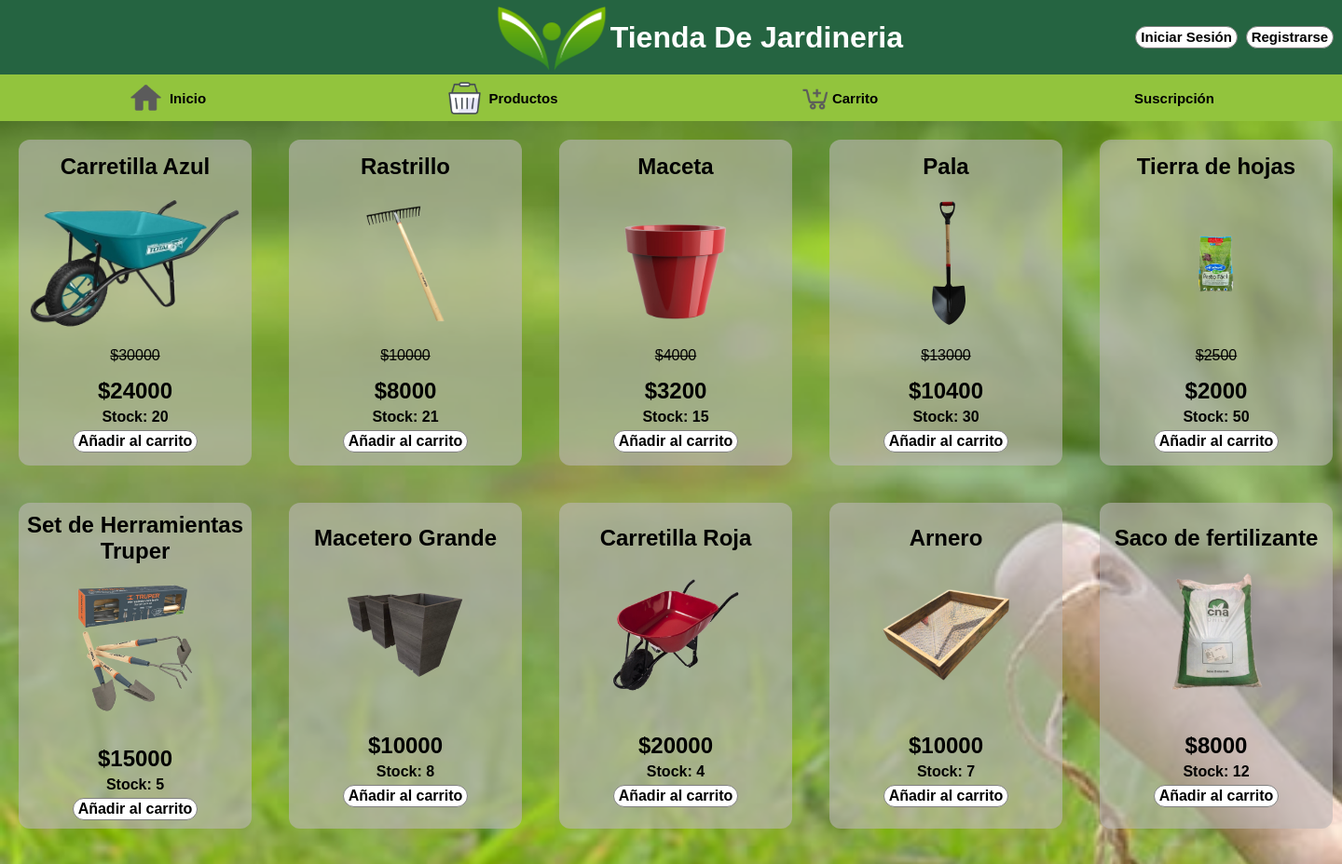
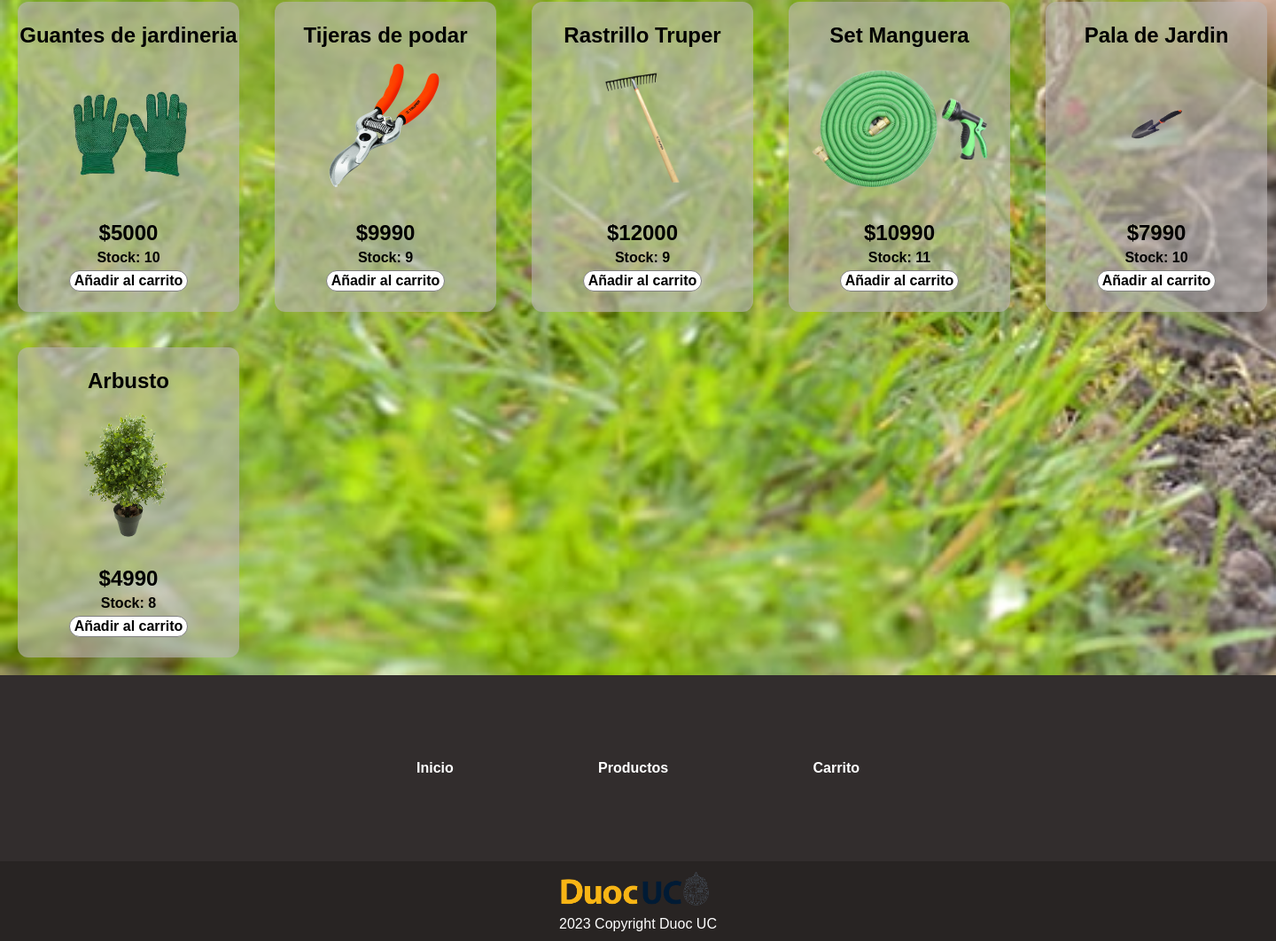
The page /productos on the database its author committed (2 pictures, top to bottom).
### core/models.py (models this page shows, shortened)
class Producto(models.Model):
    codigo = models.CharField(max_length=4, primary_key=True)
    precio = models.IntegerField()
    stock = models.IntegerField()
    oferta = models.BooleanField()
    imagen = models.CharField(max_length=200)
    nombre = models.CharField(max_length=200, default = 'producto')
    def tachado(self):
        antiguo = self.precio
        if self.oferta:
            self.precio = round(self.precio * 0.8)
            return "$"+str(round(int(antiguo)))

### core/views.py (the view)
# urls.py: path('productos', productos, name='productos'),
def productos(request):
    context = {}
    productos = Producto.objects.all()
    suscrito(request, context)
    context["productos"] = productos
    return render(request,'core/productos.html', context)

### core/views.py (called while the page is built)
def suscrito(request, context):
    if request.user.is_authenticated:
        email = request.user.email
        resp = requests.get(f"http://127.0.0.1:8000/api/suscrito/{email}")
        context["suscrito"] = resp.json()["suscrito"]

### core/templates/core/productos.html
{% extends 'core/base.html' %}
{% load static %}
{% block head %}
    <link rel="stylesheet" href="{% static 'prodestilo.css'%}">
{% endblock %}
{% block content %}
        <div id="productos">
            {% for producto in productos %}
            <div class="card">
                <div class="producto">
                    <h1>
                        {{producto.nombre}}
                    </h1>
                    <img src="{% static producto.imagen %}" alt="">
                    {% if producto.oferta %}
                         <span><s>{{producto.tachado}}</s></span>
                    {% else %}
                        <span> </span>
                    {% endif %}
                    <h3>${{producto.precio}}</h3>
                    <h4>Stock: {{producto.stock}}</h4>
                    <a  class="botonesProds" href="{% url 'addtocar2' producto.codigo%}">Añadir al carrito</a>
                </div>
            </div>
            {% endfor %}
        </div>
    </header>
{% endblock %}

### core/static/prodestilo.css (style rules this page uses)
* { font-family: 'Khula', sans-serif; margin: 0; }
.producto > h1 { font-size: x-large; margin-bottom: 10px; text-align: center; }
.producto > h3 { font-size: x-large; margin-top: 10px; }
#productos { display: grid; grid-template-columns: repeat(5,1fr); flex-direction: row; align-items: center; justify-content: space-between; background-image: url(imagenes/jardin.jpg); background-size: cover; background-repeat: repeat; margin: 0px; }
.producto > span { margin-top: 10px; }
.card { margin: 20px; background-color: rgba(189, 184, 184, 0.6); display: flex; flex-direction: column; align-items: center; justify-content: center; border-radius: 12px; height: 350px; width: 250px; }
.producto { display: flex; flex-direction: column; align-items: center; gap: 5px; }
.producto > img { display: flex; height: 150px; }

### core/static/estilo.css (style rules this page uses)
* { font-family: 'Khula', sans-serif; padding: 0; margin: 0; }
.botonesProds { font-weight: 600; background-color: white; border: 1px solid grey; padding: 2px 5px; border-radius: 12px; text-decoration: none; color: black; }

### rows shown on the page
Producto: nombre "Carretilla Azul", tachado "$30000", precio "24000", stock "20"
Producto: nombre "Rastrillo", tachado "$10000", precio "8000", stock "21"
Producto: nombre "Maceta", tachado "$4000", precio "3200", stock "15"
Producto: nombre "Pala", tachado "$13000", precio "10400", stock "30"
Producto: nombre "Tierra de hojas", imagen (picture), tachado "$2500", precio "2000", stock "50"
Producto: nombre "Set de Herramientas Truper", precio "15000", stock "5"
Producto: nombre "Macetero Grande", precio "10000", stock "8"
Producto: nombre "Carretilla Roja", precio "20000", stock "4"
Producto: nombre "Arnero", precio "10000", stock "7"
Producto: nombre "Saco de fertilizante", precio "8000", stock "12"
Producto: nombre "Guantes de jardineria", precio "5000", stock "10"
Producto: nombre "Tijeras de podar", precio "9990", stock "9"
Producto: nombre "Rastrillo Truper", precio "12000", stock "9"
Producto: nombre "Set Manguera", precio "10990", stock "11"
Producto: nombre "Pala de Jardin", precio "7990", stock "10"
Producto: nombre "Arbusto", precio "4990", stock "8"
